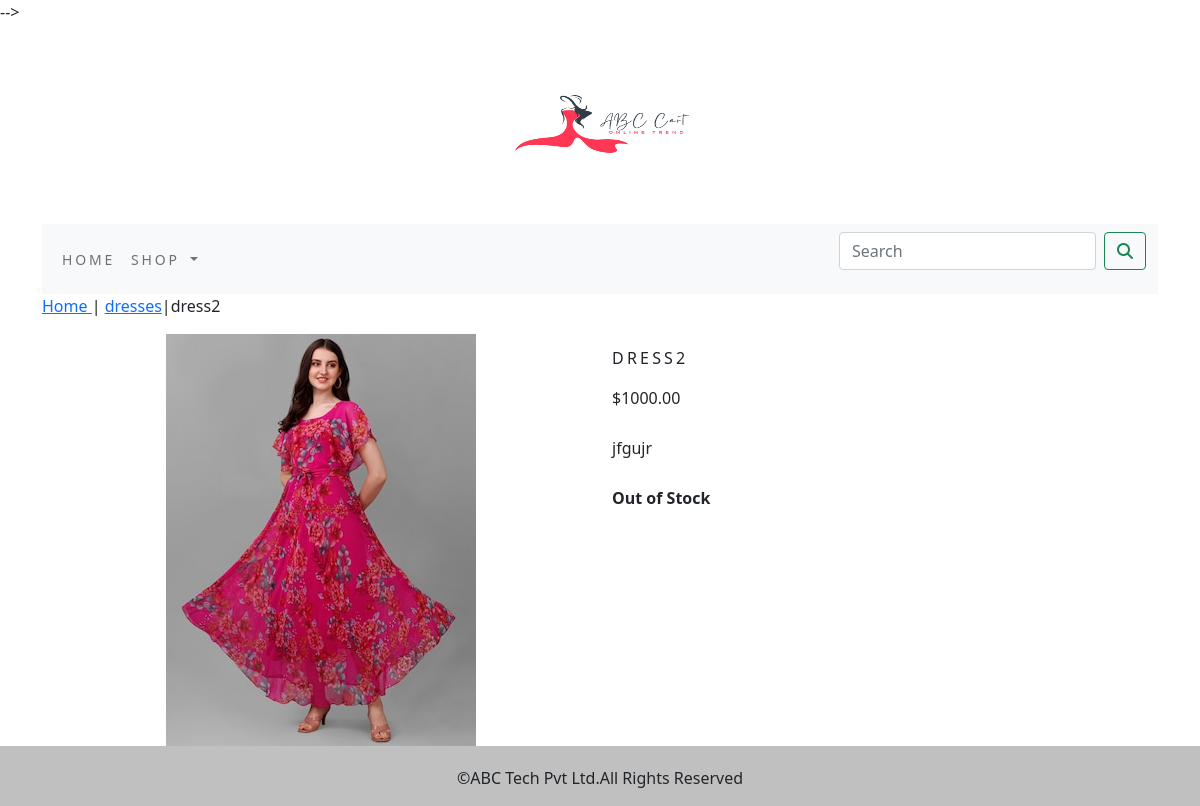
Screenshot of /shop/dresses/dress2/ with the database file from the repository.
### shop/models.py (models this page shows, shortened)
class Product(models.Model):
    name=models.CharField(max_length=250,unique=True)
    slug=models.SlugField(max_length=250,unique=True)
    desc=models.TextField(blank=True)
    price=models.DecimalField(max_digits=10,decimal_places=2)
    category=models.ForeignKey(Category,on_delete=models.CASCADE)
    image=models.ImageField(upload_to='product',blank=True)
    stock=models.IntegerField()
    available=models.BooleanField(default=True)
    created=models.DateTimeField(auto_now_add=True)
    updated=models.DateTimeField(auto_now=True)
    def get_url(self):
        return reverse('shop:proCatDetail',args=[self.category.slug,self.slug])
    class Meta:
        ordering = ('name',)
        verbose_name = 'product'
        verbose_name_plural = 'products'

class Category(models.Model):
    name=models.CharField(max_length=250,unique=True)
    slug=models.SlugField(max_length=250,unique=True)
    desc=models.TextField(blank=True)
    image=models.ImageField(upload_to='category',blank=True)
    class Meta:
        ordering=('name',)
        verbose_name ='category'
        verbose_name_plural='categories'
    def get_url(self):
        return reverse('shop:products_by_category',args=[self.slug])
    def __str__(self):
        return '{}'.format(self.name)

### shop/views.py (the view)
# urls.py: path('<slug:c_slug>/<slug:product_slug>/', views.proDetail, name='proCatDetail'),
def proDetail(request,c_slug,product_slug):
    try:
        product=Product.objects.get(category__slug=c_slug,slug=product_slug)
    except Exception as e:
        raise e
    return render(request,'product.html',{'product':product})

### cart/context_processors.py (called while the page is built)
def counter(request):
    item_count=0
    if 'admin' in request.path:
        return {}
    else:
        try:
            cart=Cart.objects.filter(cart_id=_cart_id(request))
            cart_items=CartItem.objects.filter(cart=cart[:1])
            for cart_item in cart_items:
                item_count += cart_item.quantity
        except Cart.DoesNotExist:
            item_count=0
    return dict(item_count=item_count)

### cart/views.py (called while the page is built)
def _cart_id(request):
    cart=request.session.session_key
    if not cart:
        cart=request.session.create()
    return cart

### shop/context_processors.py (called while the page is built)
def menu_links(request):
    links=Category.objects.all()
    return dict(links=links)

### templates/product.html (shortened to what this page needs)
{% extends 'base.html' %}
{% load static %}
{% block content %}
<div class="row">
    <div class="mx-auto">
        <p> <a href="{% url 'shop:allProdCat' %}"> Home </a> | <a href="{{product.category.get_url}}">{{product.category}}</a>|{{product.name}}</p>
    </div>
</div>
<div class="container">
    <div class="row">
        <div class="col-12 col-sm-12 col-md-12 col-lg-6 text-center">
            <div style="min-width:18rem">
            <a href="{{product.get_url}}"><img src="{{product.image.url}}" alt="{{product.name}}"></a>
                </div>
        </div>
        <div class="col-12 col-sm-12 col-md-12 col-lg-6">
            <div>
            <h1 class="my_prod_title my_prod_text">{{product.name}}</h1>
            <p class="my_prod_text">${{product.price}}</p>
            <p class="text-justify my_prod_text">{{product.desc}}</p>
            {% if product.stock <= 0 %}
                <p class="text-justify my_prod_text"><b>Out of Stock</b></p>
            {% else %}
                <a class="btn btn-secondary" href="{% url 'cart:add_cart' product.id %}">Add to Cart</a>
            {% endif %}
            </div>
        </div>
    </div>
</div>
{% endblock %}

### static/css/custom.css (style rules this page uses)
body { font-family: 'Crimson Text', serif; }
.my_prod_title { font-size:16px; text-transform:uppercase; letter-spacing:.2em; padding-top:15px; padding-bottom:20px; }
.my_prod_text { padding_right:20px; padding-bottom:10px; }

### rows the page displays
Product: category "dresses", name "dress2", image (picture), name "DRESS2", price "1000.00", desc "jfgujr"
